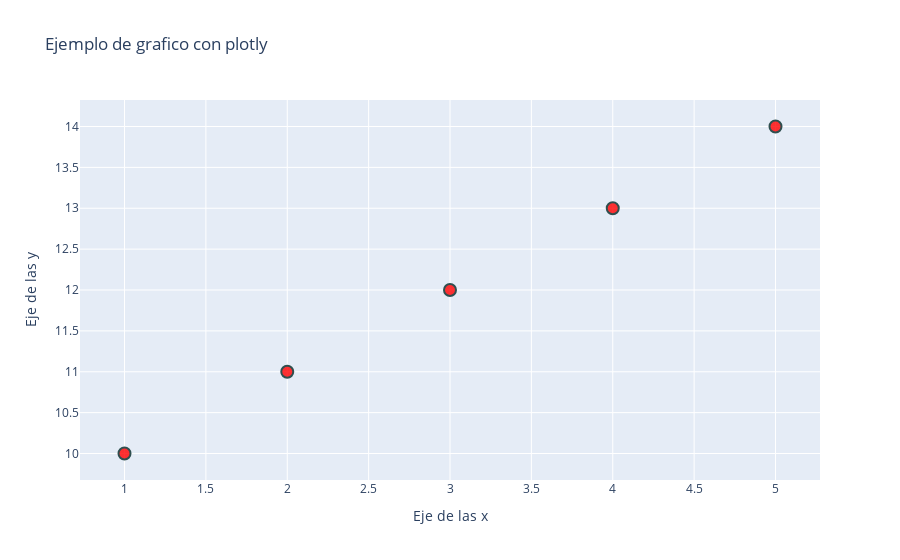

Notebook source saved alongside this figure:
### Code cell
fig.update_layout(mi_layout)

### Figure 1 — Plotly figure (JSON) as saved in the notebook; plotly's stock layout.template omitted (floating-point values rounded to 4 significant figures)
{"data": [{"marker": {"color": "rgba(255,0,0,0.8)", "line": {"color": "DarkSlateGrey", "width": 2}, "size": 12}, "mode": "markers", "type": "scatter", "x": [1, 2, 3, 4, 5], "y": [10, 11, 12, 13, 14]}], "layout": {"title": {"text": "Ejemplo de grafico con plotly"}, "xaxis": {"title": {"text": "Eje de las x"}}, "yaxis": {"title": {"text": "Eje de las y"}}}}
